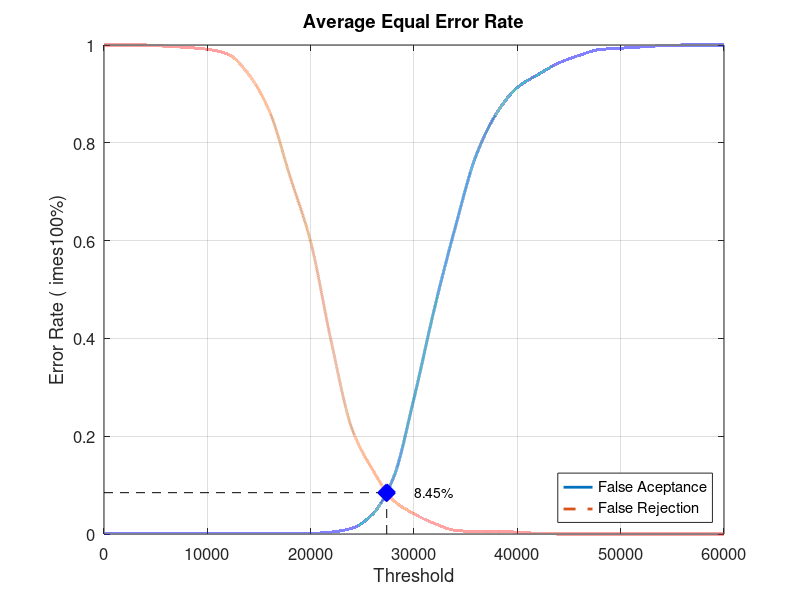
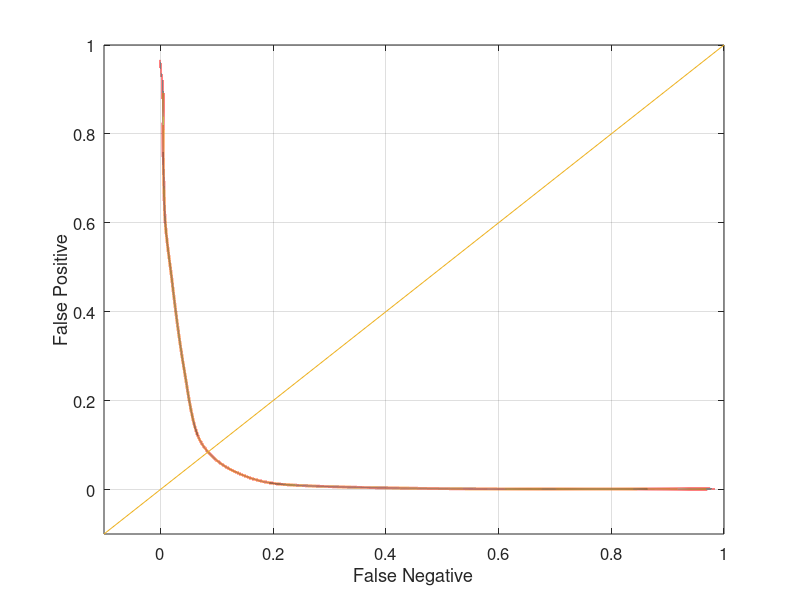

Here is the MATLAB script that generated these plots, in order:
close all;
clear;
clc;
x = 0:2000:60000;
xq = 0:0.5:60000;

y0 = [0 0.00131579 0.00131579 0.00131579 0.00131579 0.00131579 0.00131579 0.00131579 0.00131579 0.00131579 0.00131579 0.00394737 0.0118421 0.0407895 0.114474 0.277632 0.463158 0.627632 0.773684 0.860526 0.913158 0.939474 0.963158 0.978947 0.99079 0.993421 0.996053 0.998684 1 1 1]
yy0 = interp1(x, y0, xq, 'pchip');
y1 = [1 1 1 0.9975 0.995 0.99125 0.98125 0.94 0.865 0.73125 0.5975 0.3925 0.215 0.13125 0.06875 0.04125 0.02125 0.0075 0.005 0.005 0.00375 0.00125 0 0 0 0 0 0 0 0 0]
yy1 = interp1(x, y1, xq, 'pchip');

% Calculating EER: 
y2 = abs(y0 - y1);
find(y2 == min(y2))
yy2 = abs(yy0 - yy1);
xEER = find(yy2 == min(yy2));
xEERIndex = xq(xEER) % X-axis EER
yEER = yy0(xEER) % Y-axis EER

main = figure
plot(xq, yy0,'-','LineWidth', 2);	hold on
plot(xq, yy1,'--','LineWidth', 2);	hold on
plot([xEERIndex xEERIndex], [0 yEER], 'k--');	hold on
plot([0 xEERIndex], [yEER yEER], 'k--');	hold on
plot(xEERIndex, yEER, 'bx', 'LineWidth', 10);	hold on
text(xEERIndex + 10 * xEERIndex / 100, yEER, [num2str(round((10000 * yEER)) / 100) '%'])
legend('False Aceptance', 'False Rejection', 'Location', 'SouthEast')
xlabel('Threshold')
ylabel('Error Rate (	imes100%)')
title('Average Equal Error Rate')
set(gca, 'FontSize', 12)
axis([0 60000 0 1])
grid on

print(main, 'Experiment3AverageMain', '-dpng');
FNRxFPR = figure('Color', [1 1 1]);
plot(yy1, yy0, '-', yy1, yy0, 'LineWidth', 2);
hold on
y = -0.1:0.1:1
plot(y, y); 
set(gca, 'FontSize', 12)
xlabel('False Negative')
ylabel('False Positive')
axis([-0.1 1 -0.1 1])
set(gca, 'FontSize', 12)
grid on

print(FNRxFPR, 'Experiment3AverageFNRxFPR','-dpng');
